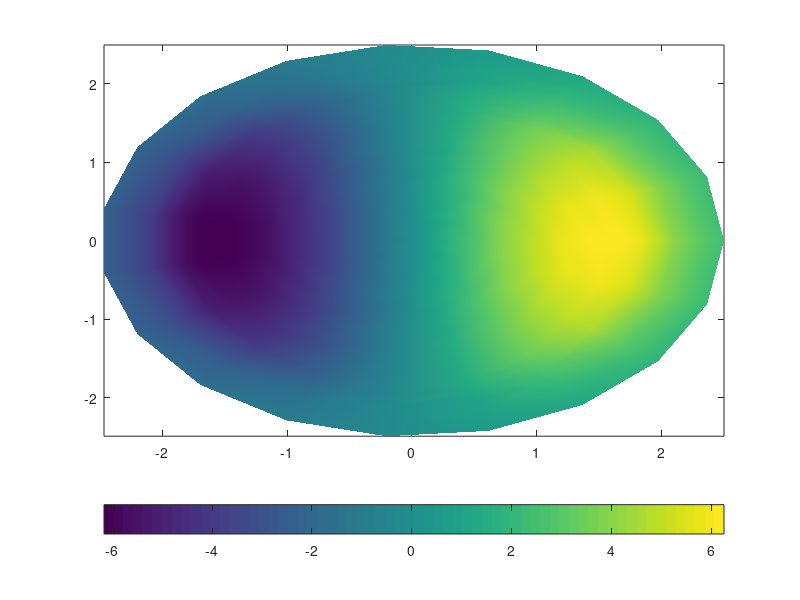
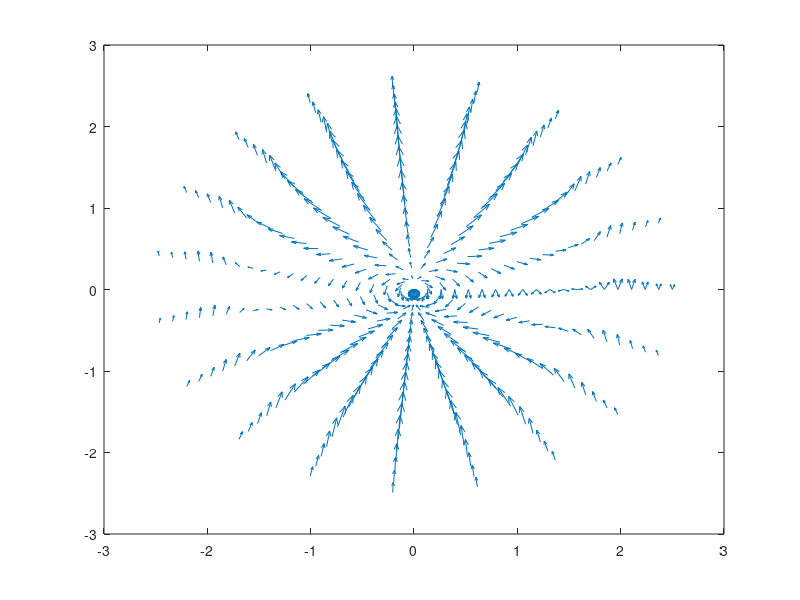

Source code (MATLAB) for these figures, in order:
%{
The function "CylindricalPotential" finds the potential V on the xy-axes due to a
surface charge density S(x) that is in the xy-plane. The center of the circle is at r0.

The variables r and t are arrays that form the r vector in E&M - specifically, this function
finds the potential V at the points r and theta, or V(r,theta). You can choose the points over which to
find the potential: the x-axis goes from x1 to x2, and the y-axis goes from y1 to y2.

Below, we define the parameters for the function. The function will plot a 2D histogram of the potential.
%}

% Linear charge density
S = @(r,t) r*cos(t) ;

% Number of data points
N = 20 ;

% Physical dimenstions of the surface
r0 = 0  ;              % Center of circle
R = 2   ;              % Radius of circle

% Form the r vector, or the sampling space
r1 = 0      ;
r2 = 2.5    ;
t1 = 0      ;
t2 = 2*pi() ;

r = linspace(r1,r2,N) ;                  % Describes r-coordinate in space
t = linspace(t1,t2,N) ;                  % Describes theta-coordinate in space

V = zeros(N,N) ;           % Potential is 2D array with N columns, N rows
count = 0 ;
for j = 1:N                % Sum over y values 
    for i = 1:N            % Sum over x values
        count = count + 1 ;
        integrand = @(rad,theta) (rad.^2).*cos(theta)./sqrt(r(i).^2 + rad.^2 - 2.*r(i).*rad.*cos(t(j) - theta) + 0.01) ;
        % Integrand is long because the denominator is the |r - r'| vector
        % in polar coordinates. Also, the +0.01 at the end allows us to
        % find the potential at a point directly above the surface, otherwise
        % the integral diverges.
        ymin = @(z) 0 ;
        ymax = @(z) 2.*pi() ;
        V(i,j) = integral2(integrand,r0,R, 0, 2.*pi()) ;
        fprintf('Calculating step %d of %d\n', count, N.*N);
    end
end

figure(1)
[r_grid,t_grid] = meshgrid(r,t) ;
contourf(r_grid.*cos(t_grid),r_grid.*sin(t_grid),V.')    % Converts to polar coordinates
pcolor(r_grid.*cos(t_grid),r_grid.*sin(t_grid),V.');     % Removes solid contours, adds grid
hold on;
shading interp;           % Removes grid
colorbar('southoutside')  % Adds horizontal color bar on bottom of contour

% Now find the electric field, E = - (dV/dx, dV/dy, dV/dz)
[Ex,Ey] = gradient(-V.') ;
Er = Ey.*cos(t_grid) - Ex.*sin(t_grid) ;
Et = Ey.*sin(t_grid) + Ex.*cos(t_grid) ;
figure(2)
quiver(r_grid.*cos(t_grid),r_grid.*sin(t_grid),Er,Et)


